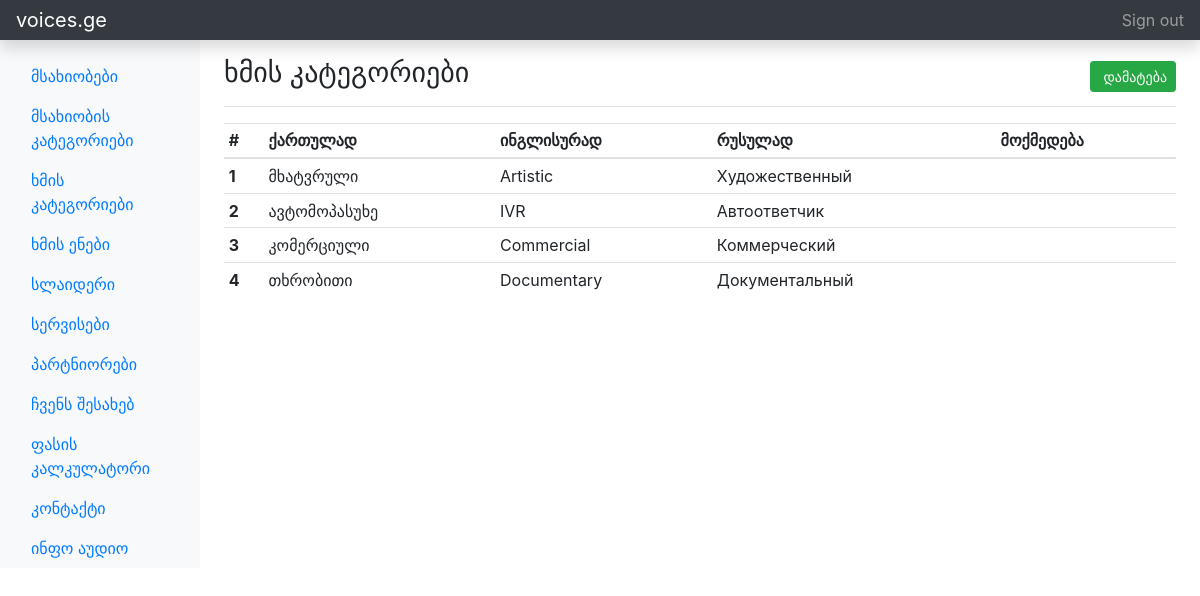
The page /index.php/admin/voiceCategories on the database its author committed.
### tables this page shows
CREATE TABLE `voice_categories` (
  `id` int(11) NOT NULL,
  `name_ge` varchar(255) NOT NULL,
  `name_en` varchar(255) NOT NULL,
  `name_ru` varchar(255) NOT NULL
);

### application/controllers/Admin.php (called while the page is built, shortened)
<?php
class Admin extends CI_Controller
{
	public function __construct()
	{
		$this->load->model(['actor', 'Admindb']);
		$this->load->helper('form');
		$this->load->library(['form_validation', 'pagination']);
		$this->load->config('appconfig');
	}
	public function voiceCategories()
	{
		$data['voiceCategories'] = $this->Admindb->getVoiceCategories();
		$data['page'] = 'voice-categories';
		$this->load->view('admin/voice-categories', $data);
	}
}

### index.php (called while the page is built, shortened)
<?php
require_once BASEPATH.'core/CodeIgniter.php';

### application/models/Admindb.php (called while the page is built, shortened)
<?php
class Admindb extends CI_Model
{
	public function getVoiceCategories(){
		$q = "SELECT * FROM voice_categories";
		return $this->db->query($q)->result();
	}
}

### application/views/admin/voice-categories.php (the view, shortened to what this page needs)
<div class="d-flex justify-content-between flex-wrap flex-md-nowrap align-items-center pt-3 pb-2 mb-3 border-bottom">
   <h3 class="h3">ხმის კატეგორიები</h3>
   <a href="<?= base_url('admin/addVoiceCategory')?>" class="btn btn-success btn-sm"><i class="fa fa-plus mr-1"></i>დამატება</a>
</div>
<div class="container-fluid px-0">
   <div class="table-responsive">
      <table class="table table-sm">
         <thead>
            <tr>
               <th scope="col">#</th>
               <th scope="col">ქართულად</th>
               <th scope="col">ინგლისურად</th>
               <th scope="col">რუსულად</th>
               <th scope="col">მოქმედება</th>
            </tr>
         </thead>
         <tbody>
            <?php foreach($voiceCategories as $i => $voiceCategory): ?>
               <tr>
                  <th scope="row"><?= $i+1 ?></th>
                  <td><?= $voiceCategory->name_ge ?></td>
                  <td><?= $voiceCategory->name_en ?></td>
                  <td><?= $voiceCategory->name_ru ?></td>
                  <td>
                     <a href="<?=base_url('admin/editVoiceCategory/'.$voiceCategory->id) ?>">
                     </a>
                     <button class="bg-transparent border-0" type="button" data-toggle="modal" data-target="#deleteModal" data-page="VoiceCategory" data-id="<?= $voiceCategory->id ?>">
                     </button>
                  </td>
               </tr>
            <?php endforeach; ?>
         </tbody>
      </table>
   </div>
</div>

### rows shown on the page
voice_categories: name_ge "მხატვრული", name_en "Artistic", name_ru "Художественный"
voice_categories: name_ge "ავტომოპასუხე", name_en "IVR", name_ru "Автоответчик"
voice_categories: name_ge "კომერციული", name_en "Commercial", name_ru "Коммерческий"
voice_categories: name_ge "თხრობითი", name_en "Documentary", name_ru "Документальный"
